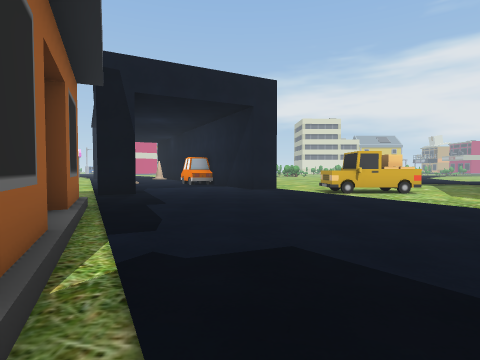
view 1 (above)

24 first-person views from a walk through a scene from a Unity 3-D project. The camera is 1.4 m above the floor, tilts 2° down and sees 80° across. The floor is counted in squares, 2 m on a side. Each view is taken from the middle of a square. On the plan, view 1 faces up. The plan holds only what a view shows up to about 10 squares ahead; the rest is blank. The place goes on beyond the plan. Some trees and plants on the terrain are drawn as simple stand-ins. The player is left out. Some surface patterns are stand-ins.

view 2
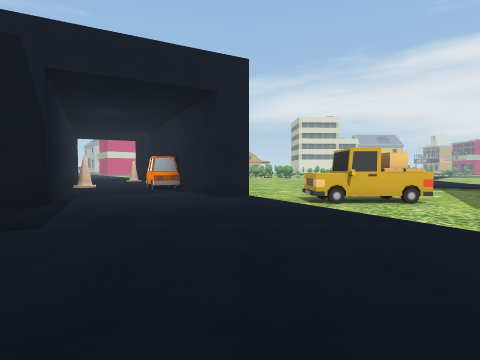

view 3
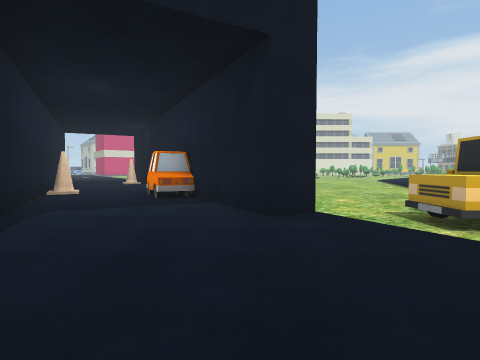

view 4
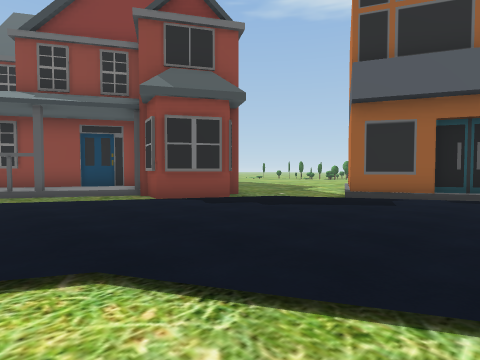

view 5
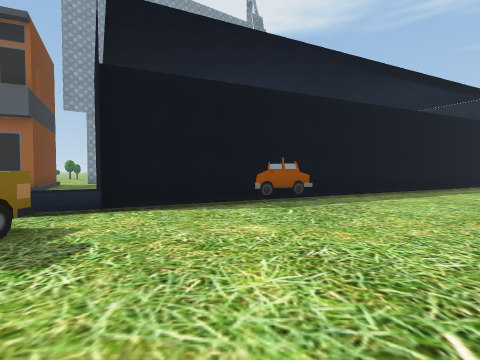

view 6
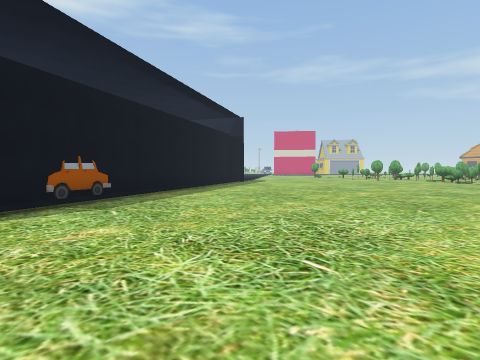

view 7
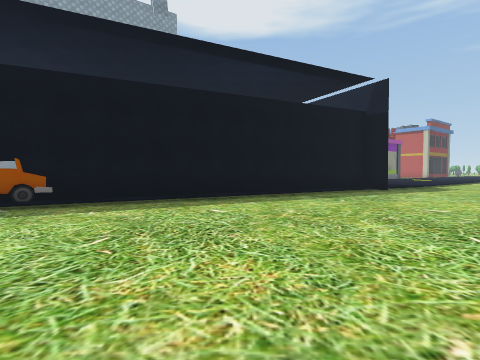

view 8
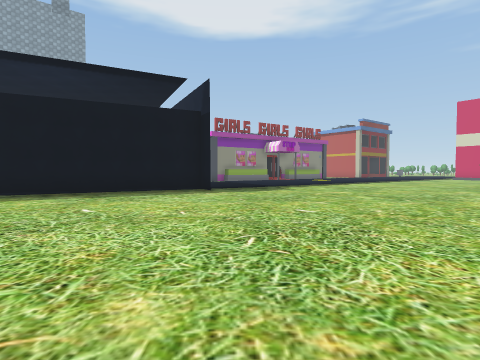

view 9
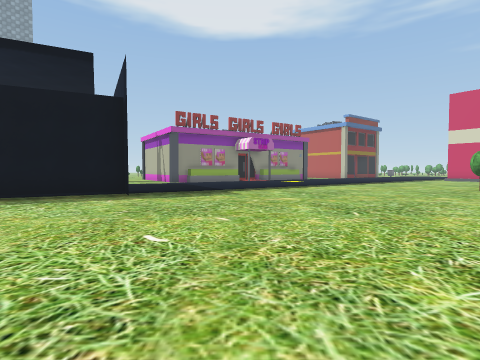

view 10
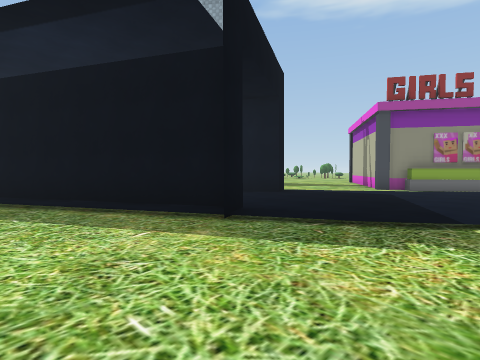

view 11
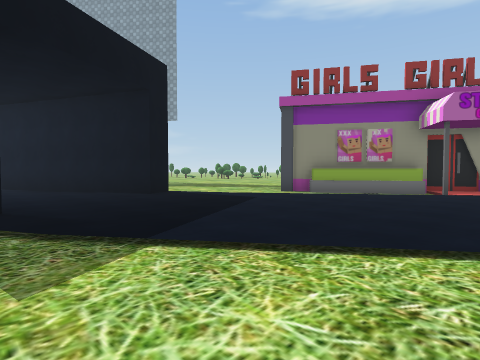

view 12
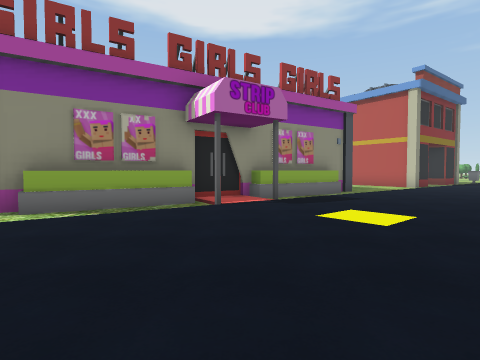

view 13
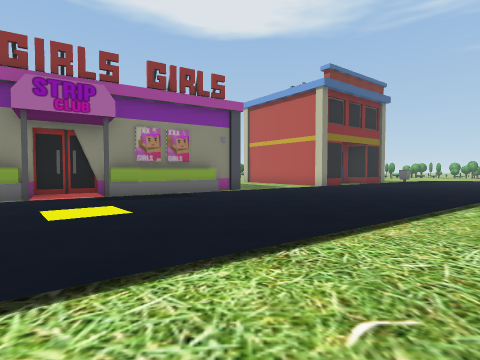

view 14
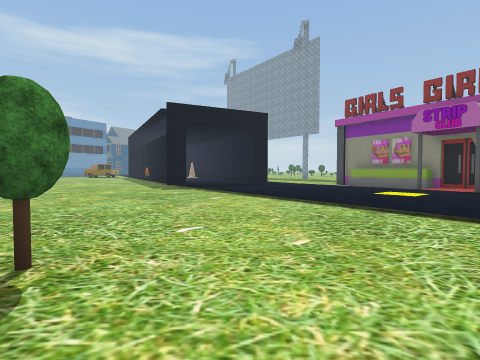

view 15
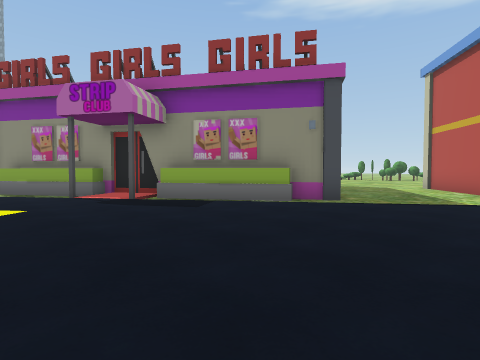

view 16
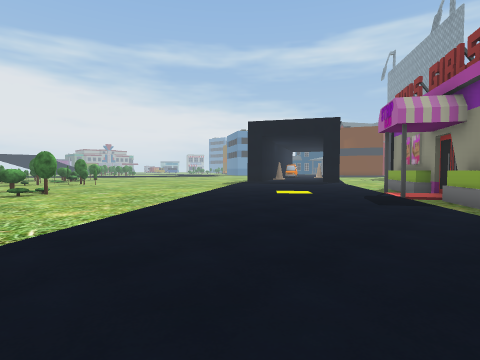

view 17
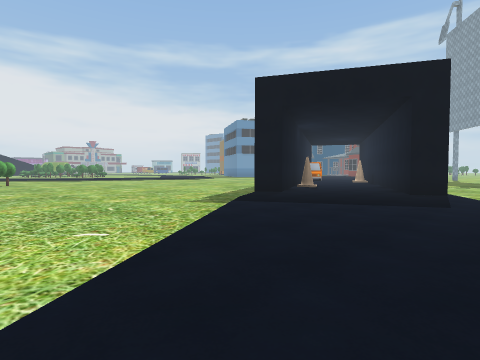

view 18
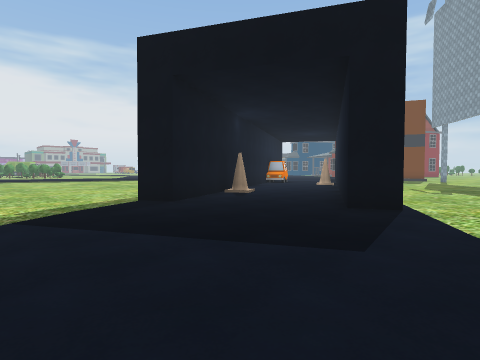

view 19
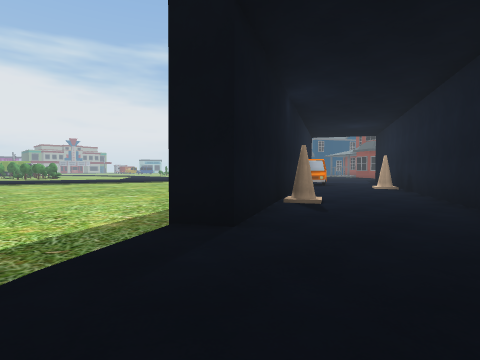

view 20
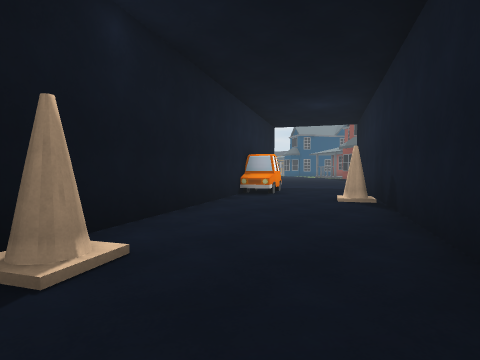

view 21
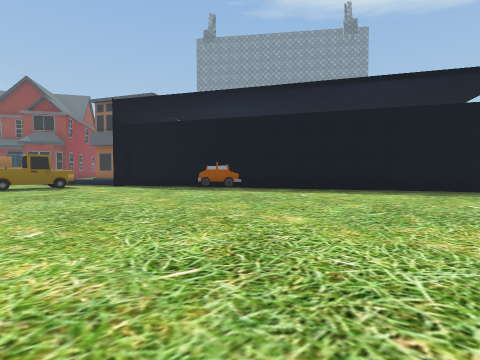

view 22
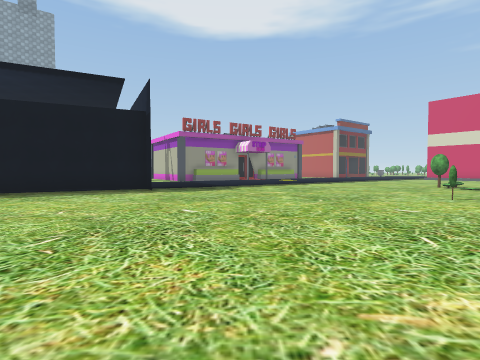

view 23
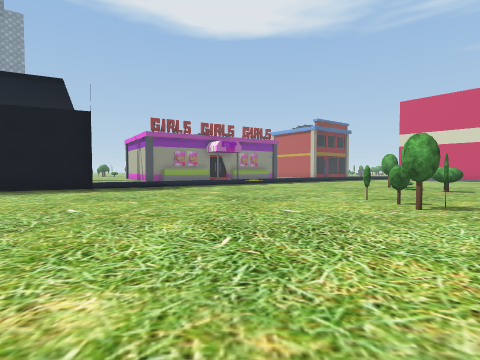

view 24
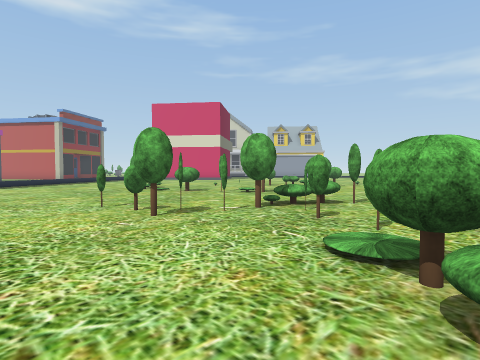

### Floor plan
Key: @ floor where view 1 was taken; # wall or solid block; . main floor; : floor 0.25 m higher than the main floor; / step, stairs or slope; C car; N cone; B building; T tree; O other object.
Columns run from 19 left of view 1 to 6 right of it. Each row starts with its distance up from view 1.
 36 ..../..   .  ...O...
 35 ...../......O.TO...T
 34 ....../.....OO....OT.
 33 /...../............OT.
 32 /....../..........T..T.
 31 #/....../.......TTT...T
 30 #B/...................T
 29  B/....../.............
 28  #B/....../.............
 27  ## ......./...........
 26   #B./...../............
 25   ##B/....../..........
 24    ##./....../..........
 23     ##./.....#...........
 22      #.......#............
 21       ../##..##...........
 20        ...#...#...........
 19         ./# ..N#..........
 18         .. #...#..........
 17         .. ##..##.........
 16         ... #...#.........
 15         ... ##..##........
 14         ..   #N..#/.......
 13              #N.CC........
 12               #..C#/......
 11               ##..##/.....
 10               /#...##..O..
  9               /##..../OOO.
  8                /#..../O...
  7                ......./...
  6                 /...../..
  5                ##....../
  4                 #/...../..
  3                 ##....../.
  2                  #/.......
  1                 ###/......
  0                 #..@......
 -1                 ....//....
 -2                  ..###//.
 -3                      #../
 -4                      #/..
 -5                      :::#
 -6                      ##::
 -7                       ###

Where each view was taken, in squares from view 1:
view 1: 0 up, 0 right, facing up
view 2: 2 up, 1 right, facing up
view 3: 5 up, 0 right, facing up
view 4: 4 up, 6 right, facing down-left
view 5: 12 up, 6 right, facing left
view 6: 11 up, 6 right, facing up-left
view 7: 18 up, 4 right, facing left
view 8: 24 up, 4 right, facing left
view 9: 26 up, 2 right, facing left
view 10: 26 up, 3 left, facing down-left
view 11: 28 up, 6 left, facing down-left
view 12: 27 up, 9 left, facing left
view 13: 31 up, 9 left, facing left
view 14: 36 up, 9 left, facing down
view 15: 34 up, 13 left, facing down-left
view 16: 36 up, 18 left, facing down-right
view 17: 30 up, 12 left, facing down-right
view 18: 26 up, 12 left, facing down-right
view 19: 25 up, 9 left, facing down-right
view 20: 20 up, 8 left, facing down-right
view 21: 22 up, 6 right, facing down-left
view 22: 26 up, 4 right, facing left
view 23: 28 up, 4 right, facing left
view 24: 29 up, 3 right, facing up-left
